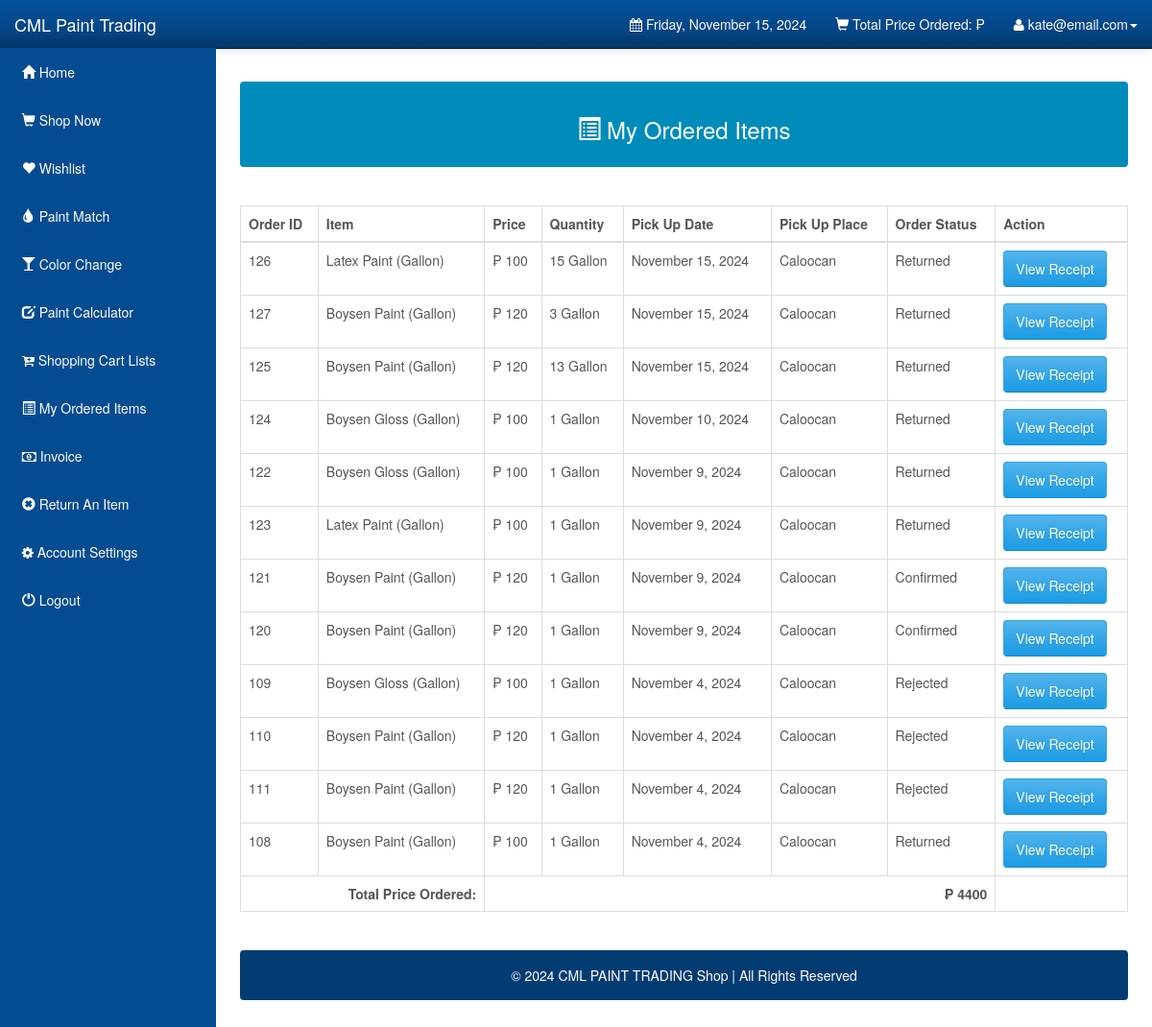
Page /Customers/orders.php (signed in) on the committed database.
### tables this page shows
CREATE TABLE `users` (
  `user_id` int(11) NOT NULL,
  `user_email` varchar(1000) NOT NULL,
  `user_password` varchar(1000) NOT NULL,
  `user_firstname` varchar(1000) NOT NULL,
  `user_lastname` varchar(1000) NOT NULL,
  `user_address` varchar(1000) NOT NULL,
  `user_mobile` varchar(255) NOT NULL,
  `type` enum('Admin','Customer','Cashier') DEFAULT NULL
);

CREATE TABLE `orderdetails` (
  `order_id` int(10) UNSIGNED NOT NULL,
  `user_id` int(11) NOT NULL DEFAULT 0,
  `order_name` varchar(1000) NOT NULL DEFAULT '',
  `order_price` double NOT NULL DEFAULT 0,
  `order_quantity` int(10) UNSIGNED NOT NULL DEFAULT 0,
  `order_total` double NOT NULL DEFAULT 0,
  `order_status` varchar(45) NOT NULL DEFAULT '',
  `order_date` date DEFAULT NULL,
  `order_pick_up` datetime(6) DEFAULT NULL,
  `order_pick_place` enum('Quezon City','Caloocan','Valenzuela','San Jose de Monte') DEFAULT NULL,
  `gl` enum('Gallon','Liter') DEFAULT NULL,
  `payment_id` int(11) DEFAULT NULL,
  `product_id` int(11) DEFAULT NULL
);

### Customers/orders.php (the view, shortened to what this page needs)
<?php
include("config.php");
extract($_SESSION);
$stmt_edit = $DB_con->prepare('SELECT * FROM users WHERE user_email =:user_email');
$stmt_edit->execute(array(':user_email' => $user_email));
$edit_row = $stmt_edit->fetch(PDO::FETCH_ASSOC);
extract($edit_row);
?>
<?php
include("config.php");
$stmt_edit = $DB_con->prepare("select sum(order_total) as total from orderdetails where user_id=:user_id and order_status='Ordered'");
$stmt_edit->execute(array(':user_id' => $user_id));
$edit_row = $stmt_edit->fetch(PDO::FETCH_ASSOC);
extract($edit_row);
?>
<!DOCTYPE html>
<html lang="en">
<head>
  <link rel="stylesheet" type="text/css" href="bootstrap/css/bootstrap.min.css" />
  <link rel="stylesheet" type="text/css" href="font-awesome/css/font-awesome.min.css" />
  <link rel="stylesheet" type="text/css" href="css/local.css" />
  <link rel="stylesheet" href="https://cdn.jsdelivr.net/npm/sweetalert2@11/dist/sweetalert2.min.css">
</head>
<body>
  <div id="wrapper">
    <?php include_once("navigation.php") ?>
    <div id="page-wrapper">
      <div class="alert alert-default" style="color:white;background-color:#008CBA">
        <center>
          <h3> <span class="glyphicon glyphicon-list-alt"></span> My Ordered Items</h3>
        </center>
      </div>
      <br />
      <div class="table-responsive">
        <table class="display table table-bordered" id="example" cellspacing="0" width="100%">
          <thead>
            <tr>
              <th>Order ID</th>
              <th>Item</th>
              <th>Price</th>
              <th>Quantity</th>
              <th>Pick Up Date</th>
              <th>Pick Up Place</th>
              <th>Order Status</th>
              <th>Action</th>
            </tr>
          </thead>
          <tbody>
            <?php
            include("config.php");
            $stmt = $DB_con->prepare("SELECT * FROM orderdetails where user_id='$user_id' ORDER BY order_pick_up DESC");
            $stmt->execute();
            if ($stmt->rowCount() > 0) {
              while ($row = $stmt->fetch(PDO::FETCH_ASSOC)) {
                extract($row);
                $date = new DateTime($order_pick_up);
                $formattedDate = $date->format('F j, Y');
            ?>
                <tr>
                  <td><?php echo $order_id; ?></td>
                  <td><?php echo $order_name . " (" . $gl . ")"; ?></td>
                  <td>&#8369; <?php echo $order_price; ?> </td>
                  <td><?php echo $order_quantity . " " . $gl; ?></td>
                  <td><?php echo $formattedDate; ?></td>
                  <td><?php echo $order_pick_place; ?></td>
                  <td><?php echo $order_status ?></td>
                  <td>
                    <button class="btn btn-primary" onclick="viewReceipt('<?php echo htmlspecialchars($order_id); ?>', '<?php echo htmlspecialchars($payment_id); ?>')">View Receipt</button>
                  </td>
                </tr>
              <?php
              }
              include("config.php");
              $stmt_edit = $DB_con->prepare("select sum(order_total) as totalx from orderdetails where user_id=:user_id");
              $stmt_edit->execute(array(':user_id' => $user_id));
              $edit_row = $stmt_edit->fetch(PDO::FETCH_ASSOC);
              extract($edit_row);
              echo "<tr>";
              echo "<td colspan='2' align='right'><b>Total Price Ordered:</b>";
              echo "</td>";
              echo "<td colspan='5' align='right'><b>&#8369; " . $totalx;
              echo "</b></td>";
              echo "</tr>";
              echo "</tbody>";
              echo "</table>";
              echo "</div>";
              echo "<br />";
              echo '<div class="alert alert-default" style="background-color:#033c73;">
                       <p style="color:white;text-align:center;">
                       © 2024 CML PAINT TRADING Shop | All Rights Reserved
						</p>
                        </div>
	                    </div>';
              echo "</div>";
            }
            ?>
</body>
</html>

### Customers/navigation.php (shortened to what this page needs)
<nav class="navbar navbar-inverse navbar-fixed-top" role="navigation">
    <div class="navbar-header">
        <a class="navbar-brand" href="index.php">CML Paint Trading</a>
    </div>
    <div class="collapse navbar-collapse navbar-ex1-collapse">
        <ul class="nav navbar-nav side-nav">
            <li><a href="index.php"> &nbsp; <span class='glyphicon glyphicon-home'></span> Home</a></li>
            <li><a href="shop.php?id=1"> &nbsp; <span class='glyphicon glyphicon-shopping-cart'></span> Shop Now</a></li>
            <?php
                if ($_SESSION['user_type'] != 'Cashier'){
                ?>
                    <li><a href="wishlist.php?id=1">&nbsp; <span class='glyphicon glyphicon-heart'></span> Wishlist </a></li>
                    <li><a href="paint-match.php"> &nbsp; <span class='glyphicon glyphicon-tint'></span> Paint Match</a></li>
                    <li><a href="color-change.php"> &nbsp; <span class='glyphicon glyphicon-glass'></span> Color Change</a></li>
                    <li><a href="calculator.php"> &nbsp; <span class='glyphicon glyphicon-edit'></span> Paint Calculator</a></li>
                    <li><a href="cart_items.php"> &nbsp; <span class='fa fa-cart-plus'></span> Shopping Cart Lists</a></li>
                <?php
                }
            ?>
            <li><a href="orders.php"> &nbsp; <span class='glyphicon glyphicon-list-alt'></span> My Ordered Items</a></li>
            <?php
                if ($_SESSION['user_type'] != 'Cashier'){
                    ?>
                    <li><a href="invoice.php"> &nbsp; <span class='fa fa-money'></span> Invoice </a></li>
                    <li><a href="returnItemPage.php"> &nbsp; <span class='glyphicon glyphicon-remove-sign'></span> Return An Item</a></li>
                    <?php
                }
            ?>
            <?php
                if ($_SESSION['user_type'] != 'Cashier'){
            ?>
            <li><a data-toggle="modal" data-target="#setAccount"> &nbsp; <span class='fa fa-gear'></span> Account Settings</a></li>
            <?php
                }
            ?>
            <li><a href="javascript:confirmLogout()"> &nbsp; <span class='glyphicon glyphicon-off'></span> Logout</a></li>
        </ul>
        <ul class="nav navbar-nav navbar-right navbar-user">
            <li class="dropdown messages-dropdown">
                <a href="#"><i class="fa fa-calendar"></i> <?php
                                                            $Today = date('y:m:d');
                                                            $new = date('l, F d, Y', strtotime($Today));
                                                            echo $new; ?></a>
            </li>
            <li class="dropdown user-dropdown">
                <a href="#" class="dropdown-toggle" data-toggle="dropdown"><span class='glyphicon glyphicon-shopping-cart'></span> Total Price Ordered: &#8369; <?php echo $total; ?> </b></a>
            </li>
            <li class="dropdown user-dropdown">
                <a href="#" class="dropdown-toggle" data-toggle="dropdown"><i class="fa fa-user"></i> <?php echo $user_email; ?><b class="caret"></b></a>
            </li>
        </ul>
    </div>
</nav>

### Customers/css/local.css (style rules this page uses)
#wrapper { padding-left: 0; }
#page-wrapper { width: 100%; padding: 5px 15px; }
body { font-family: "Helvetica Neue", Helvetica, Arial, sans-serif; font-size: 14px; line-height: 1.42857143; color: #555555; background-color: #ffffff; }
.btn { display: inline-block; margin-bottom: 0; font-weight: normal; text-align: center; vertical-align: middle; cursor: pointer; background-image: none; border: 1px solid transparent; white-space: nowrap; padding: 8px 12px; font-size: 14px; line-height: 1.42857143; border-radius: 4px; -webkit-user-select: none; -moz-user-select: none; -ms-user-select: none; user-select: none; }
.btn-primary { color: #ffffff; background-color: #2fa4e7; border-color: #2fa4e7; }
.navbar-inverse { background-color: #033c73; border-color: #022f5a; }
.navbar-inverse .navbar-brand { color: #ffffff; }
.navbar-inverse .navbar-nav > li > a { color: #ffffff; }
.navbar-inverse .navbar-collapse, .navbar-inverse .navbar-form { border-color: #022a50; }
.navbar { background-image: -webkit-linear-gradient(#54b4eb, #2fa4e7 60%, #1d9ce5); background-image: linear-gradient(#54b4eb, #2fa4e7 60%, #1d9ce5); background-repeat: no-repeat; filter: progid:DXImageTransform.Microsoft.gradient(startColorstr='#ff54b4eb', endColorstr='#ff1d9ce5', GradientType=0); border-bottom: 1px solid #178acc; filter: none; -webkit-box-shadow: 0 1px 10px rgba(0, 0, 0, 0.1); box-shadow: 0 1px 10px rgba(0, 0, 0, 0.1); }
.navbar .navbar-nav > li > a, .navbar-brand { text-shadow: 0 1px 0 rgba(0, 0, 0, 0.1); }
.navbar-inverse { background-image: -webkit-linear-gradient(#04519b, #044687 60%, #033769); background-image: linear-gradient(#04519b, #044687 60%, #033769); background-repeat: no-repeat; filter: progid:DXImageTransform.Microsoft.gradient(startColorstr='#ff04519b', endColorstr='#ff033769', GradientType=0); filter: none; border-bottom: 1px solid #022241; }
.btn { text-shadow: 0 1px 0 rgba(0, 0, 0, 0.1); }
.btn-primary { background-image: -webkit-linear-gradient(#54b4eb, #2fa4e7 60%, #1d9ce5); background-image: linear-gradient(#54b4eb, #2fa4e7 60%, #1d9ce5); background-repeat: no-repeat; filter: progid:DXImageTransform.Microsoft.gradient(startColorstr='#ff54b4eb', endColorstr='#ff1d9ce5', GradientType=0); filter: none; border-bottom: 1px solid #178acc; }
.clearfix:before, .clearfix:after, .container:before, .container:after, .container-fluid:before, .container-fluid:after, .row:before, .row:after, .form-horizontal .form-group:before, .form-horizontal .form-group:after, .btn-toolbar:before, .btn-toolbar:after, .btn-group-vertical > .btn-group:before, .btn-group-vertical > .btn-group:after, .nav:before, .nav:after, .navbar:before, .navbar:after, .navbar-header:before, .navbar-header:after, .navbar-collapse:before, .navbar-collapse:after, .pager:before, .pager:after, .panel-body:before, .panel-body:after, .modal-footer:before, .modal-footer:after { content: " "; display: table; }
.clearfix:after, .container:after, .container-fluid:after, .row:after, .form-horizontal .form-group:after, .btn-toolbar:after, .btn-group-vertical > .btn-group:after, .nav:after, .navbar:after, .navbar-header:after, .navbar-collapse:after, .pager:after, .panel-body:after, .modal-footer:after { clear: both; }
a { color: #2fa4e7; text-decoration: none; }
@media (min-width:768px) { #wrapper { padding-left: 225px; } }
@media (min-width:768px) { #page-wrapper { padding: 15px 25px; } }
@media (min-width:768px) { .side-nav { margin-left: -225px; left: 225px; width: 225px; position: fixed; top: 50px; height: 100%; border-radius: 0; border: none; background-color: #044C92; overflow-y: auto; } }
@media (min-width:768px) { .side-nav>li>a { width: 225px; } }
@media (min-width:768px) { .navbar-collapse { padding-left: 15px !important; padding-right: 15px !important; } }

### rows in the picture
users: user_email "kate@email.com"
orderdetails: order_id "126", order_name "Latex Paint", gl "Gallon", order_price "100", order_quantity "15", order_pick_place "Caloocan", order_status "Returned"
orderdetails: order_id "127", order_name "Boysen Paint", gl "Gallon", order_price "120", order_quantity "3", order_pick_place "Caloocan", order_status "Returned"
orderdetails: order_id "125", order_name "Boysen Paint", gl "Gallon", order_price "120", order_quantity "13", order_pick_place "Caloocan", order_status "Returned"
orderdetails: order_id "124", order_name "Boysen Gloss", gl "Gallon", order_price "100", order_quantity "1", order_pick_place "Caloocan", order_status "Returned"
orderdetails: order_id "122", order_name "Boysen Gloss", gl "Gallon", order_price "100", order_quantity "1", order_pick_place "Caloocan", order_status "Returned"
orderdetails: order_id "123", order_name "Latex Paint", gl "Gallon", order_price "100", order_quantity "1", order_pick_place "Caloocan", order_status "Returned"
orderdetails: order_id "121", order_name "Boysen Paint", gl "Gallon", order_price "120", order_quantity "1", order_pick_place "Caloocan", order_status "Confirmed"
orderdetails: order_id "120", order_name "Boysen Paint", gl "Gallon", order_price "120", order_quantity "1", order_pick_place "Caloocan", order_status "Confirmed"
orderdetails: order_id "109", order_name "Boysen Gloss", gl "Gallon", order_price "100", order_quantity "1", order_pick_place "Caloocan", order_status "Rejected"
orderdetails: order_id "110", order_name "Boysen Paint", gl "Gallon", order_price "120", order_quantity "1", order_pick_place "Caloocan", order_status "Rejected"
orderdetails: order_id "111", order_name "Boysen Paint", gl "Gallon", order_price "120", order_quantity "1", order_pick_place "Caloocan", order_status "Rejected"
orderdetails: order_id "108", order_name "Boysen Paint", gl "Gallon", order_price "100", order_quantity "1", order_pick_place "Caloocan", order_status "Returned"

### other values in the picture
$totalx "4400"
